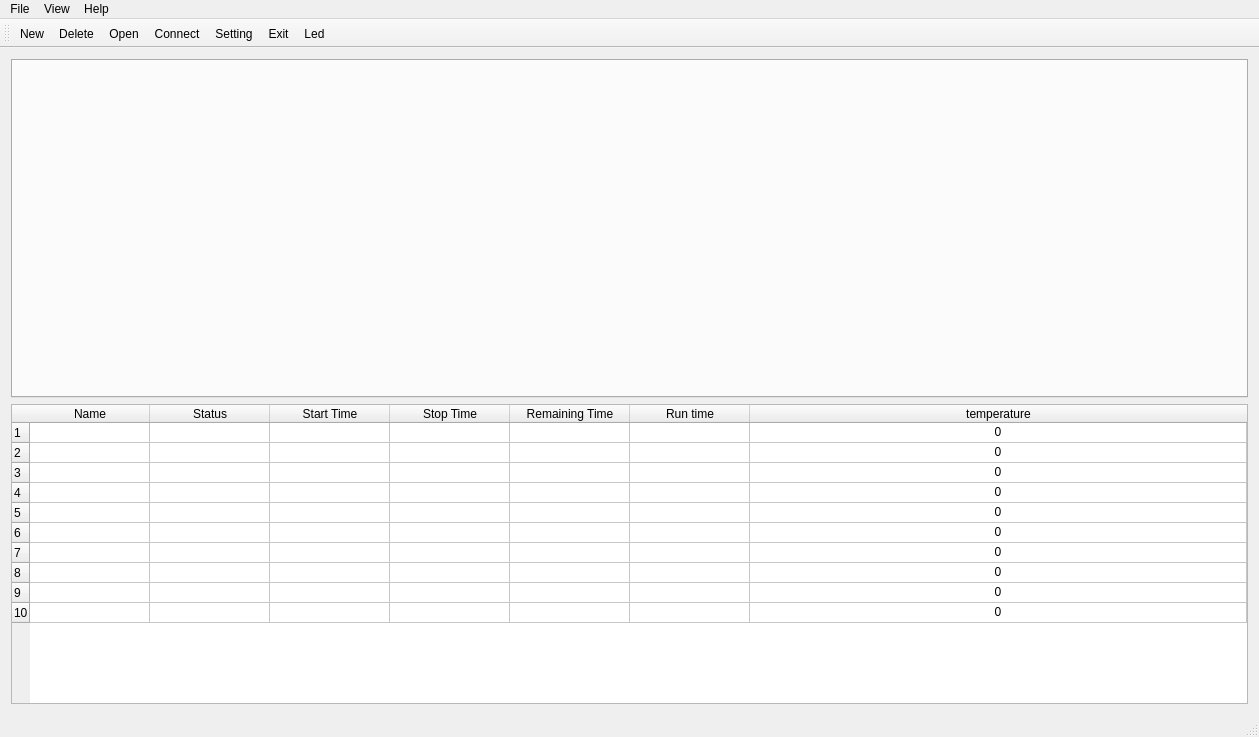
<?xml version="1.0" encoding="UTF-8"?>
<ui version="4.0">
 <class>GmotorTesterSC</class>
 <widget class="QMainWindow" name="GmotorTesterSC">
  <property name="geometry">
   <rect>
    <x>0</x>
    <y>0</y>
    <width>1259</width>
    <height>737</height>
   </rect>
  </property>
  <property name="minimumSize">
   <size>
    <width>1259</width>
    <height>737</height>
   </size>
  </property>
  <property name="windowTitle">
   <string>GmotorTesterSC</string>
  </property>
  <property name="windowIcon">
   <iconset resource="MotorTesting.qrc">
    <normaloff>:/icon/icon/Armor.png</normaloff>:/icon/icon/Armor.png</iconset>
  </property>
  <widget class="QWidget" name="centralWidget">
   <layout class="QVBoxLayout" name="verticalLayout">
    <item>
     <widget class="QTabWidget" name="tabControlMotor">
      <property name="minimumSize">
       <size>
        <width>0</width>
        <height>0</height>
       </size>
      </property>
      <property name="maximumSize">
       <size>
        <width>5000</width>
        <height>500</height>
       </size>
      </property>
     </widget>
    </item>
    <item>
     <widget class="QTableWidget" name="tableMotor">
      <property name="minimumSize">
       <size>
        <width>0</width>
        <height>0</height>
       </size>
      </property>
      <property name="maximumSize">
       <size>
        <width>16777215</width>
        <height>300</height>
       </size>
      </property>
      <property name="selectionMode">
       <enum>QAbstractItemView::ExtendedSelection</enum>
      </property>
      <property name="rowCount">
       <number>10</number>
      </property>
      <property name="columnCount">
       <number>7</number>
      </property>
      <attribute name="horizontalHeaderCascadingSectionResizes">
       <bool>false</bool>
      </attribute>
      <attribute name="horizontalHeaderDefaultSectionSize">
       <number>120</number>
      </attribute>
      <attribute name="horizontalHeaderStretchLastSection">
       <bool>true</bool>
      </attribute>
      <attribute name="verticalHeaderDefaultSectionSize">
       <number>20</number>
      </attribute>
      <attribute name="verticalHeaderStretchLastSection">
       <bool>false</bool>
      </attribute>
      <row/>
      <row/>
      <row/>
      <row/>
      <row/>
      <row/>
      <row/>
      <row/>
      <row/>
      <row/>
      <column>
       <property name="text">
        <string>Name</string>
       </property>
      </column>
      <column>
       <property name="text">
        <string>Status</string>
       </property>
      </column>
      <column>
       <property name="text">
        <string>Start Time</string>
       </property>
      </column>
      <column>
       <property name="text">
        <string>Stop Time</string>
       </property>
      </column>
      <column>
       <property name="text">
        <string>Remaining Time</string>
       </property>
      </column>
      <column>
       <property name="text">
        <string>Run time</string>
       </property>
      </column>
      <column>
       <property name="text">
        <string>temperature</string>
       </property>
      </column>
      <item row="0" column="6">
       <property name="text">
        <string>0</string>
       </property>
       <property name="textAlignment">
        <set>AlignHCenter|AlignVCenter|AlignCenter</set>
       </property>
      </item>
      <item row="1" column="6">
       <property name="text">
        <string>0</string>
       </property>
       <property name="textAlignment">
        <set>AlignHCenter|AlignVCenter|AlignCenter</set>
       </property>
      </item>
      <item row="2" column="6">
       <property name="text">
        <string>0</string>
       </property>
       <property name="textAlignment">
        <set>AlignHCenter|AlignVCenter|AlignCenter</set>
       </property>
      </item>
      <item row="3" column="6">
       <property name="text">
        <string>0</string>
       </property>
       <property name="textAlignment">
        <set>AlignHCenter|AlignVCenter|AlignCenter</set>
       </property>
      </item>
      <item row="4" column="6">
       <property name="text">
        <string>0</string>
       </property>
       <property name="textAlignment">
        <set>AlignHCenter|AlignVCenter|AlignCenter</set>
       </property>
      </item>
      <item row="5" column="6">
       <property name="text">
        <string>0</string>
       </property>
       <property name="textAlignment">
        <set>AlignHCenter|AlignVCenter|AlignCenter</set>
       </property>
      </item>
      <item row="6" column="6">
       <property name="text">
        <string>0</string>
       </property>
       <property name="textAlignment">
        <set>AlignHCenter|AlignVCenter|AlignCenter</set>
       </property>
      </item>
      <item row="7" column="6">
       <property name="text">
        <string>0</string>
       </property>
       <property name="textAlignment">
        <set>AlignHCenter|AlignVCenter|AlignCenter</set>
       </property>
      </item>
      <item row="8" column="6">
       <property name="text">
        <string>0</string>
       </property>
       <property name="textAlignment">
        <set>AlignHCenter|AlignVCenter|AlignCenter</set>
       </property>
      </item>
      <item row="9" column="6">
       <property name="text">
        <string>0</string>
       </property>
       <property name="textAlignment">
        <set>AlignHCenter|AlignVCenter|AlignCenter</set>
       </property>
      </item>
     </widget>
    </item>
   </layout>
   <zorder>tableMotor</zorder>
   <zorder>tabControlMotor</zorder>
  </widget>
  <widget class="QMenuBar" name="menuBar">
   <property name="geometry">
    <rect>
     <x>0</x>
     <y>0</y>
     <width>1259</width>
     <height>21</height>
    </rect>
   </property>
   <widget class="QMenu" name="menuFile">
    <property name="title">
     <string>File</string>
    </property>
    <addaction name="actionNew"/>
    <addaction name="actionDelete"/>
    <addaction name="actionOpen"/>
    <addaction name="actionConnect"/>
    <addaction name="actionSetting"/>
    <addaction name="actionE_it"/>
   </widget>
   <widget class="QMenu" name="menuView">
    <property name="title">
     <string>View</string>
    </property>
    <addaction name="actionToolBar"/>
    <addaction name="actionStatus_Bar"/>
   </widget>
   <widget class="QMenu" name="menuHelp">
    <property name="title">
     <string>Help</string>
    </property>
    <addaction name="actionAbout"/>
    <addaction name="actionHelp"/>
   </widget>
   <addaction name="menuFile"/>
   <addaction name="menuView"/>
   <addaction name="menuHelp"/>
  </widget>
  <widget class="QToolBar" name="mainToolBar">
   <attribute name="toolBarArea">
    <enum>TopToolBarArea</enum>
   </attribute>
   <attribute name="toolBarBreak">
    <bool>false</bool>
   </attribute>
   <addaction name="actionNew"/>
   <addaction name="actionDelete"/>
   <addaction name="actionOpen"/>
   <addaction name="actionConnect"/>
   <addaction name="actionSetting"/>
   <addaction name="actionE_it"/>
   <addaction name="actionLed"/>
  </widget>
  <widget class="QStatusBar" name="statusBar"/>
  <action name="actionNew">
   <property name="icon">
    <iconset resource="MotorTesting.qrc">
     <normaloff>:/icon/icon/AddNew.png</normaloff>:/icon/icon/AddNew.png</iconset>
   </property>
   <property name="text">
    <string>New</string>
   </property>
   <property name="toolTip">
    <string>&lt;html&gt;&lt;head/&gt;&lt;body&gt;&lt;p&gt;New(Ctr+N)&lt;/p&gt;&lt;/body&gt;&lt;/html&gt;</string>
   </property>
   <property name="shortcut">
    <string>Ctrl+N</string>
   </property>
  </action>
  <action name="actionDelete">
   <property name="icon">
    <iconset resource="MotorTesting.qrc">
     <normaloff>:/icon/icon/Delete.png</normaloff>:/icon/icon/Delete.png</iconset>
   </property>
   <property name="text">
    <string>Delete</string>
   </property>
   <property name="toolTip">
    <string>&lt;html&gt;&lt;head/&gt;&lt;body&gt;&lt;p&gt;Delete(Ctr+D)&lt;/p&gt;&lt;/body&gt;&lt;/html&gt;</string>
   </property>
   <property name="shortcut">
    <string>Ctrl+D</string>
   </property>
  </action>
  <action name="actionOpen">
   <property name="icon">
    <iconset resource="MotorTesting.qrc">
     <normaloff>:/icon/icon/Open.png</normaloff>:/icon/icon/Open.png</iconset>
   </property>
   <property name="text">
    <string>Open</string>
   </property>
   <property name="toolTip">
    <string>&lt;html&gt;&lt;head/&gt;&lt;body&gt;&lt;p&gt;Open(Ctr+O)&lt;/p&gt;&lt;/body&gt;&lt;/html&gt;</string>
   </property>
   <property name="shortcut">
    <string>Ctrl+O</string>
   </property>
  </action>
  <action name="actionConnect">
   <property name="checkable">
    <bool>true</bool>
   </property>
   <property name="icon">
    <iconset resource="MotorTesting.qrc">
     <normaloff>:/icon/icon/Disconnect.png</normaloff>
     <normalon>:/icon/icon/Connect.png</normalon>:/icon/icon/Disconnect.png</iconset>
   </property>
   <property name="text">
    <string>Connect</string>
   </property>
   <property name="toolTip">
    <string>&lt;html&gt;&lt;head/&gt;&lt;body&gt;&lt;p&gt;Connect(Ctr+C)&lt;/p&gt;&lt;/body&gt;&lt;/html&gt;</string>
   </property>
   <property name="shortcut">
    <string>Ctrl+C</string>
   </property>
  </action>
  <action name="actionSetting">
   <property name="icon">
    <iconset resource="MotorTesting.qrc">
     <normaloff>:/icon/icon/Settings.png</normaloff>:/icon/icon/Settings.png</iconset>
   </property>
   <property name="text">
    <string>Setting</string>
   </property>
   <property name="toolTip">
    <string>&lt;html&gt;&lt;head/&gt;&lt;body&gt;&lt;p&gt;Setting(Ctr+S)&lt;/p&gt;&lt;/body&gt;&lt;/html&gt;</string>
   </property>
   <property name="shortcut">
    <string>Ctrl+S</string>
   </property>
  </action>
  <action name="actionE_it">
   <property name="icon">
    <iconset resource="MotorTesting.qrc">
     <normaloff>:/icon/icon/Exit.png</normaloff>:/icon/icon/Exit.png</iconset>
   </property>
   <property name="text">
    <string>Exit</string>
   </property>
   <property name="toolTip">
    <string>&lt;html&gt;&lt;head/&gt;&lt;body&gt;&lt;p&gt;Exit(Ctr+E)&lt;/p&gt;&lt;/body&gt;&lt;/html&gt;</string>
   </property>
   <property name="shortcut">
    <string>Ctrl+E</string>
   </property>
  </action>
  <action name="actionToolBar">
   <property name="text">
    <string>ToolBar</string>
   </property>
  </action>
  <action name="actionStatus_Bar">
   <property name="text">
    <string>Status Bar</string>
   </property>
  </action>
  <action name="actionAbout">
   <property name="text">
    <string>About</string>
   </property>
  </action>
  <action name="actionHelp">
   <property name="text">
    <string>Help</string>
   </property>
  </action>
  <action name="actionLed">
   <property name="checkable">
    <bool>true</bool>
   </property>
   <property name="icon">
    <iconset resource="MotorTesting.qrc">
     <normaloff>:/icon/icon/led_connect.png</normaloff>
     <normalon>:/icon/icon/led_disconnect.png</normalon>:/icon/icon/led_connect.png</iconset>
   </property>
   <property name="text">
    <string>Led</string>
   </property>
   <property name="toolTip">
    <string>&lt;html&gt;&lt;head/&gt;&lt;body&gt;&lt;p&gt;LED&lt;/p&gt;&lt;/body&gt;&lt;/html&gt;</string>
   </property>
  </action>
 </widget>
 <layoutdefault spacing="6" margin="11"/>
 <resources>
  <include location="MotorTesting.qrc"/>
 </resources>
 <connections/>
</ui>
